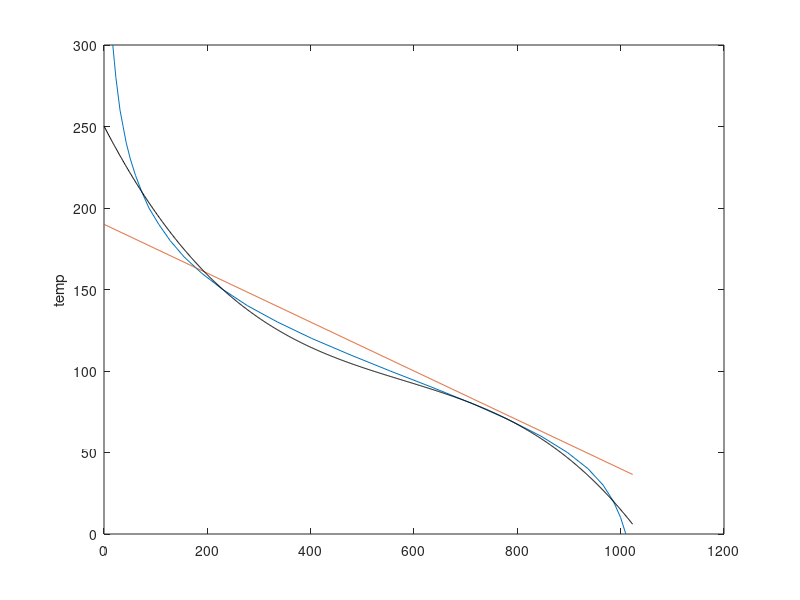

Source code (MATLAB):
TEMP = [...
     17 , 300 ;
     20 , 290 ;
     23 , 280 ;
     27 , 270 ;
     31 , 260 ;
     37 , 250 ;
     43 , 240 ;
     51 , 230 ;
     61 , 220 ;
     73 , 210 ;
     87 , 200 ;
    106 , 190 ;
    128 , 180 ;
    155 , 170 ;
    189 , 160 ;
    230 , 150 ;
    278 , 140 ;
    336 , 130 ;
    402 , 120 ;
    476 , 110 ;
    554 , 100 ;
    635 ,  90 ;
    713 ,  80 ;
    784 ,  70 ;
    846 ,  60 ;
    897 ,  50 ;
    937 ,  40 ;
    966 ,  30 ;
    986 ,  20 ;
   1000 ,  10 ;
   1010 ,   0 ];

plot(TEMP(:,1),TEMP(:,2));
ylabel('temp')
x=0:1023;
y=-0.15*x+190;
hold on 
plot(x,y)

p1=TEMP(10,:);
x1=p1(1);
y1=p1(2);
p2=TEMP(16,:);
x2=p2(1);
y2=p2(2);
p3=TEMP(23,:);
x3=p3(1);
y3=p3(2);
p4=TEMP(29,:);
x4=p4(1);
y4=p4(2);

Y=[y1;y2;y3;y4];
X=[x1^3 x1^2 x1 1;...
   x2^3 x2^2 x2 1;...
   x3^3 x3^2 x3 1;...
   x4^3 x4^2 x4 1];
A=inv(X)*Y
wiel=A(1)*x.^3+A(2)*x.^2+A(3)*x+A(4);

hold on;
plot(x,wiel,'k');





